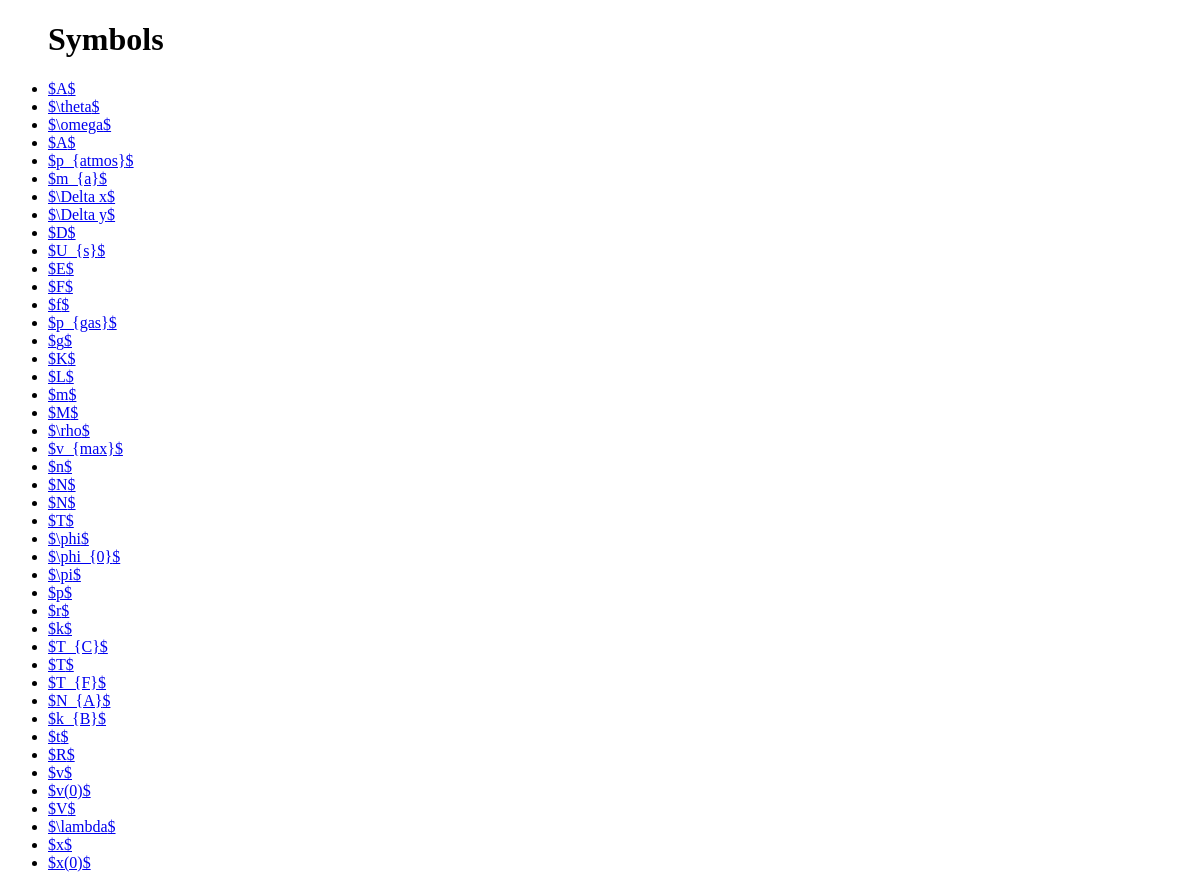
The page /symbols/ on the database as committed earlier.
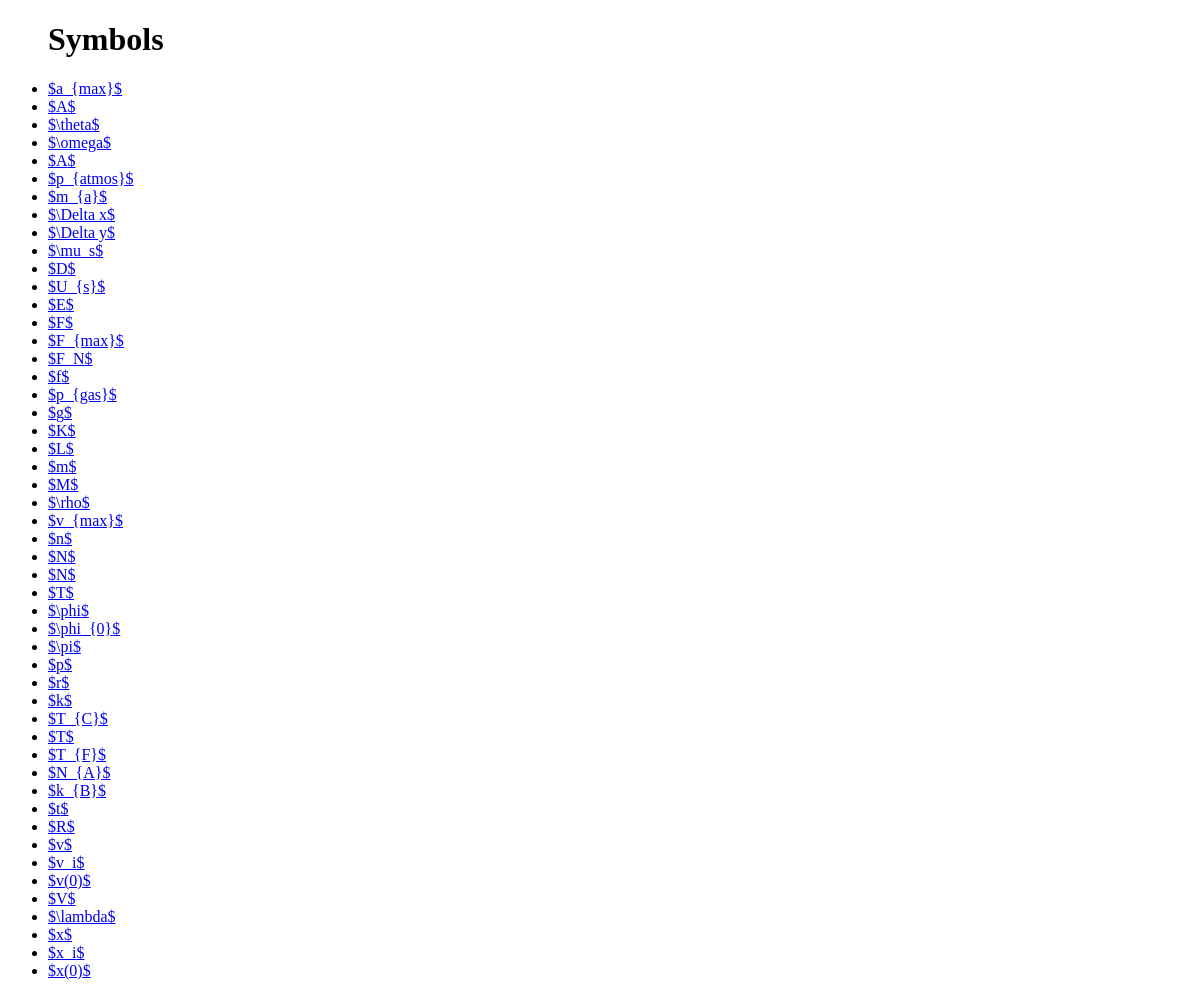
The same page on the database as committed later.
### per/models.py (models this page shows, shortened)
class Symbol(models.Model):
    symbol = models.CharField(max_length=50)
    name = models.CharField(max_length=100)
    constant = models.BooleanField(default=False)
    class Meta:
    	ordering = ('name',)

### per/views.py (the view)
# urls.py: url(r'^symbols/$', views.symbols, name='symbols'),
def symbols(request):
    symbol_list = Symbol.objects.order_by('name')
    context = {'symbol_list': symbol_list}
    return render(request, 'per/symbols.html', context)

### per/templates/per/symbols.html (shortened to what this page needs)
<!DOCTYPE html>
<html>
	<head>
	{% load staticfiles %}
	</head>
	<body>
		{% if symbol_list %}
    		<ul>
    		<h1>Symbols</h1>
    		{% for sym in symbol_list %}
        		<li><a href="{% url 'symDetail' sym.id %}">${{ sym.symbol }}$</a></li>
		    {% endfor %}
    		</ul>
		{% else %}
    		<p>No symbols are available.</p>
		{% endif %}
	</body>
</html>

Rows that differ between the two databases and show on the page:
added Symbol: symbol "a_{max}"
added Symbol: symbol "\\mu_s"
added Symbol: symbol "F_{max}"
added Symbol: symbol "F_N"
added Symbol: symbol "v_i"
added Symbol: symbol "x_i"
